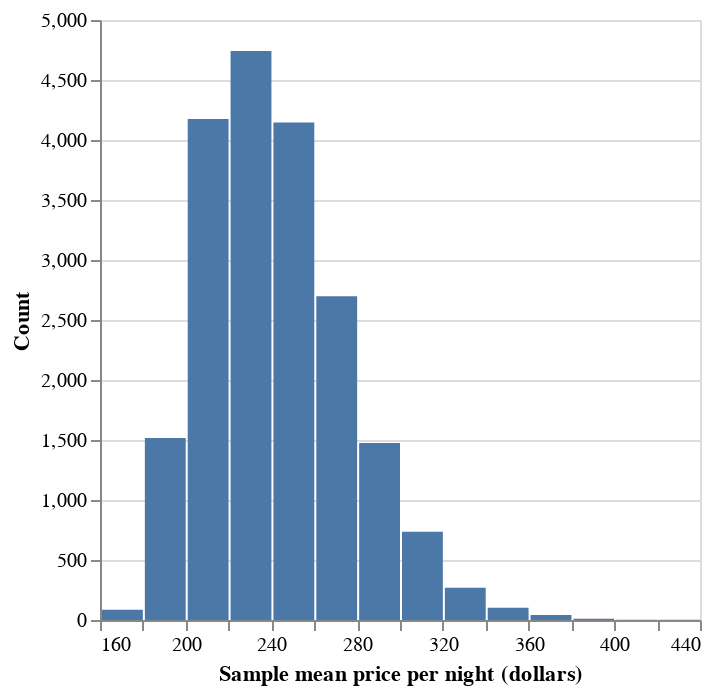

The notebook cell saved with this chart:
### Code cell
boot_est_dist = alt.Chart(boot20000_means).mark_bar().encode(
 x=alt.X("mean_price")
 .bin(maxbins=20)
 .title("Sample mean price per night (dollars)"),
 y=alt.Y("count()").title("Count"),
)
boot_est_dist

### Figure 1 — Vega specification as saved in the notebook (floating-point values rounded to 4 significant figures)
{"$schema": "https://vega.github.io/schema/vega/v5.json", "data": [{"name": "source_0", "values": [{"__count": 736, "bin_maxbins_20_mean_price": 300.0, "bin_maxbins_20_mean_price_end": 320.0}, {"__count": 2698, "bin_maxbins_20_mean_price": 260.0, "bin_maxbins_20_mean_price_end": 280.0}, {"__count": 4174, "bin_maxbins_20_mean_price": 200.0, "bin_maxbins_20_mean_price_end": 220.0}, {"__count": 4146, "bin_maxbins_20_mean_price": 240.0, "bin_maxbins_20_mean_price_end": 260.0}, {"__count": 4742, "bin_maxbins_20_mean_price": 220.0, "bin_maxbins_20_mean_price_end": 240.0}, {"__count": 1516, "bin_maxbins_20_mean_price": 180.0, "bin_maxbins_20_mean_price_end": 200.0}, {"__count": 1475, "bin_maxbins_20_mean_price": 280.0, "bin_maxbins_20_mean_price_end": 300.0}, {"__count": 102, "bin_maxbins_20_mean_price": 340.0, "bin_maxbins_20_mean_price_end": 360.0}, {"__count": 268, "bin_maxbins_20_mean_price": 320.0, "bin_maxbins_20_mean_price_end": 340.0}, {"__count": 86, "bin_maxbins_20_mean_price": 160.0, "bin_maxbins_20_mean_price_end": 180.0}, {"__count": 42, "bin_maxbins_20_mean_price": 360.0, "bin_maxbins_20_mean_price_end": 380.0}, {"__count": 10, "bin_maxbins_20_mean_price": 380.0, "bin_maxbins_20_mean_price_end": 400.0}, {"__count": 2, "bin_maxbins_20_mean_price": 420.0, "bin_maxbins_20_mean_price_end": 440.0}, {"__count": 3, "bin_maxbins_20_mean_price": 400.0, "bin_maxbins_20_mean_price_end": 420.0}]}, {"name": "source_0_y_domain___count", "values": [{"min": 2, "max": 4742}]}], "signals": [{"name": "bin_maxbins_20_mean_price_bins", "value": {"fields": ["mean_price"], "fname": "bin_mean_price", "start": 160.0, "step": 20.0, "stop": 440.0}}], "marks": [{"type": "rect", "name": "marks", "from": {"data": "source_0"}, "encode": {"update": {"ariaRoleDescription": {"value": "bar"}, "y": {"field": "__count", "scale": "y"}, "description": {"signal": "\"Sample mean price per night (dollars): \" + (!isValid(datum[\"bin_maxbins_20_mean_price\"]) || !isFinite(+datum[\"bin_maxbins_20_mean_price\"]) ? \"null\" : format(datum[\"bin_maxbins_20_mean_price\"], \"\") + \" – \" + format(datum[\"bin_maxbins_20_mean_price_end\"], \"\")) + \"; Count: \" + (format(datum[\"__count\"], \"\"))"}, "fill": {"value": "#4c78a8"}, "x": {"field": "bin_maxbins_20_mean_price_end", "scale": "x", "offset": {"signal": "0.5 + (abs(scale(\"x\", datum[\"bin_maxbins_20_mean_price_end\"]) - scale(\"x\", datum[\"bin_maxbins_20_mean_price\"])) < 0.25 ? 0.5 * (0.25 - (abs(scale(\"x\", datum[\"bin_maxbins_20_mean_price_end\"]) - scale(\"x\", datum[\"bin_maxbins_20_mean_price\"])))) : -0.5)"}}, "y2": {"value": 0, "scale": "y"}, "x2": {"field": "bin_maxbins_20_mean_price", "scale": "x", "offset": {"signal": "0.5 + (abs(scale(\"x\", datum[\"bin_maxbins_20_mean_price_end\"]) - scale(\"x\", datum[\"bin_maxbins_20_mean_price\"])) < 0.25 ? -0.5 * (0.25 - (abs(scale(\"x\", datum[\"bin_maxbins_20_mean_price_end\"]) - scale(\"x\", datum[\"bin_maxbins_20_mean_price\"])))) : 0.5)"}}}}, "style": ["bar"]}], "scales": [{"name": "x", "type": "linear", "domain": {"signal": "[bin_maxbins_20_mean_price_bins.start, bin_maxbins_20_mean_price_bins.stop]"}, "range": [0, {"signal": "width"}], "bins": {"signal": "bin_maxbins_20_mean_price_bins"}, "zero": false}, {"name": "y", "type": "linear", "domain": [{"signal": "(data(\"source_0_y_domain___count\")[0] || {}).min"}, {"signal": "(data(\"source_0_y_domain___count\")[0] || {}).max"}], "range": [{"signal": "height"}, 0], "nice": true, "zero": true}], "axes": [{"scale": "y", "zindex": 0, "gridScale": "x", "domain": false, "tickCount": {"signal": "ceil(height/40)"}, "labels": false, "orient": "left", "aria": false, "grid": true, "minExtent": 0, "ticks": false, "maxExtent": 0}, {"scale": "x", "labelOverlap": true, "tickCount": {"signal": "ceil(width/10)"}, "zindex": 0, "labelFlush": true, "orient": "bottom", "title": "Sample mean price per night (dollars)", "grid": false}, {"scale": "y", "orient": "left", "tickCount": {"signal": "ceil(height/40)"}, "labelOverlap": true, "grid": false, "title": "Count", "zindex": 0}], "height": 300, "padding": 5, "background": "white", "style": "cell", "width": 300}
